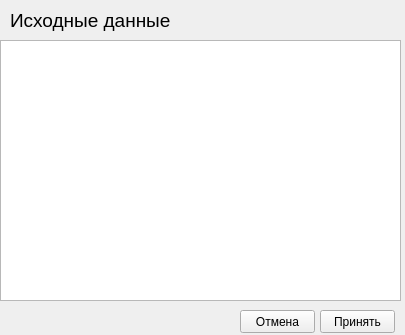
<?xml version="1.0" encoding="UTF-8"?>
<ui version="4.0">
 <class>Form</class>
 <widget class="QWidget" name="Form">
  <property name="geometry">
   <rect>
    <x>0</x>
    <y>0</y>
    <width>405</width>
    <height>335</height>
   </rect>
  </property>
  <property name="windowTitle">
   <string>Form</string>
  </property>
  <widget class="QTextEdit" name="textEdit">
   <property name="geometry">
    <rect>
     <x>0</x>
     <y>40</y>
     <width>401</width>
     <height>261</height>
    </rect>
   </property>
   <property name="font">
    <font>
     <pointsize>12</pointsize>
    </font>
   </property>
  </widget>
  <widget class="QLabel" name="label_2">
   <property name="geometry">
    <rect>
     <x>10</x>
     <y>0</y>
     <width>161</width>
     <height>41</height>
    </rect>
   </property>
   <property name="font">
    <font>
     <pointsize>14</pointsize>
    </font>
   </property>
   <property name="text">
    <string>Исходные данные:</string>
   </property>
  </widget>
  <widget class="QPushButton" name="pushButton">
   <property name="geometry">
    <rect>
     <x>320</x>
     <y>310</y>
     <width>75</width>
     <height>23</height>
    </rect>
   </property>
   <property name="text">
    <string>Принять</string>
   </property>
  </widget>
  <widget class="QPushButton" name="pushButton_2">
   <property name="geometry">
    <rect>
     <x>240</x>
     <y>310</y>
     <width>75</width>
     <height>23</height>
    </rect>
   </property>
   <property name="text">
    <string>Отмена</string>
   </property>
  </widget>
 </widget>
 <resources/>
 <connections/>
</ui>
